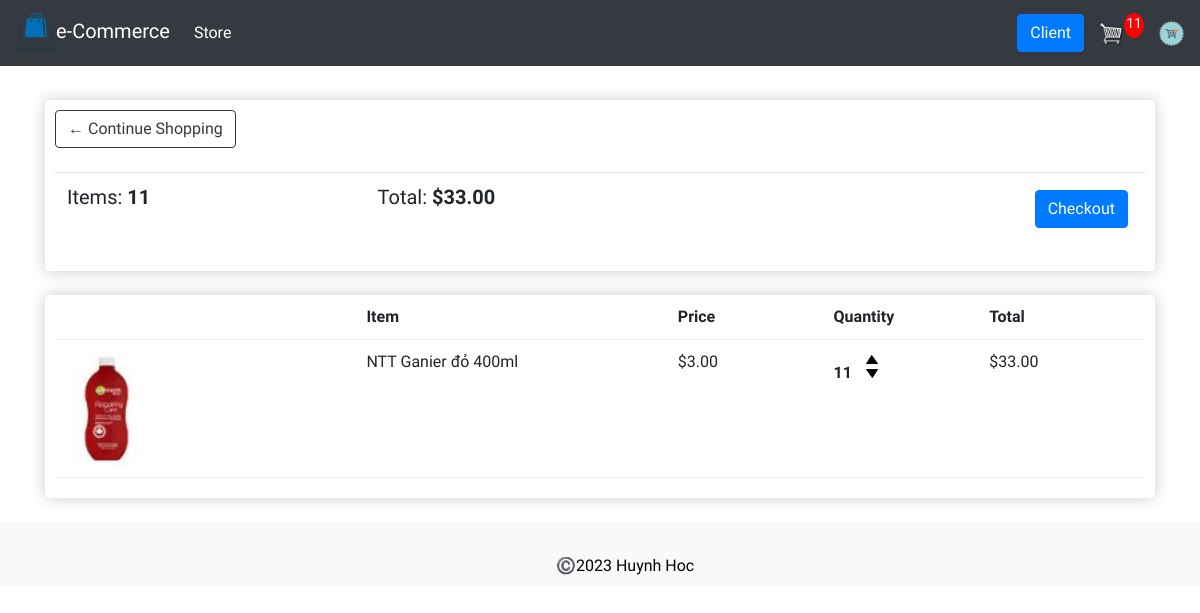
/cart/ (signed in), run on an earlier commit of the app's database.
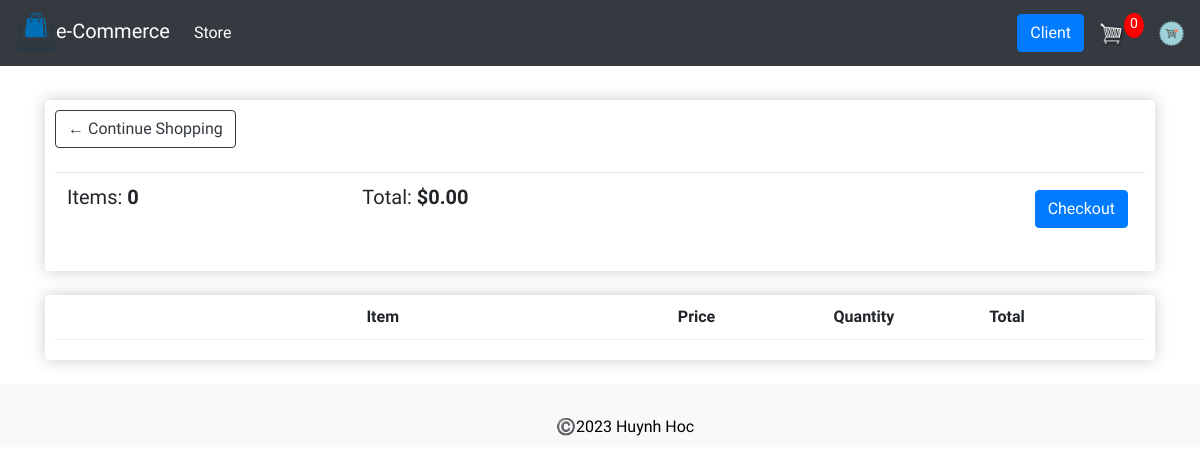
And on a later commit of the database.
### store/models.py (models this page shows, shortened)
class Order(models.Model):
    customer = models.ForeignKey(Customer, on_delete=models.SET_NULL, null=True, blank=True)
    date_order = models.DateTimeField(auto_now_add=True)
    complete = models.BooleanField(default=False, null=True, blank=True)
    transaction_id = models.CharField(max_length=200, null=True)
    @property
    def get_cart_total(self):
        orderitems = self.orderitem_set.all()
        total = sum([item.get_total for item in orderitems])
        return total
    @property
    def get_cart_items(self):
        orderitems = self.orderitem_set.all()
        total = sum([item.quantity for item in orderitems])
        return total

class OrderItem(models.Model):
    product = models.ForeignKey(Product, on_delete=models.SET_NULL, null=True)
    order = models.ForeignKey(Order, on_delete=models.SET_NULL, null=True)
    quantity = models.IntegerField(default=0, null=True, blank=True)
    date_added = models.DateTimeField(auto_now_add=True)
    @property
    def get_total(self):
        total = self.product.price * self.quantity
        return total

class Product(models.Model):
    productId = models.CharField(max_length=20, null=False)
    name = models.CharField(max_length=200, null=False)
    price = models.FloatField(max_length=200, null=True)
    quantity = models.IntegerField(default=0, null=True, blank=True)
    digital = models.BooleanField(default=False, null=True, blank=True)
    image = models.ImageField(null=True, blank=True)
    @property
    def imageURL(self):
        try:
            url = self.image.url
        except Exception as ex:
            print("ex url: ", ex)
            url = ''
        return url

### store/views.py (the view)
# urls.py: path('cart/', views.cart, name="cart"),
def cart(request):
    data = cartData(request)
    cartItems = data['cartItems']
    order = data['order']
    items = data['items']
    context = {'items': items, 'order': order, 'cartItems': cartItems}
    return render(request, 'store/cart.html', context)

### store/utils.py (called while the page is built)
def cartData(request):
    if request.user.is_authenticated:
        customer = request.user.customer
        order, created = Order.objects.get_or_create(customer=customer, complete=False)
        items = order.orderitem_set.all()
        cartItems = order.get_cart_items
    else:
        cookieData = cookieCart(request)
        cartItems = cookieData['cartItems']
        order = cookieData['order']
        items = cookieData['items']
    return {'cartItems': cartItems, 'order': order, 'items': items}

### templates/store/cart.html (shortened to what this page needs)
{% extends 'store/main.html' %}
{% load static %}
{% block content %}
	<div class="row">
		<div class="col-lg-12">
			<div class="box-element">
				<a  class="btn btn-outline-dark" href="{% url 'store' %}">&#x2190; Continue Shopping</a>
				<br>
				<br>
				<table class="table">
					<tr>
						<th><h5>Items: <strong>{{order.get_cart_items}}</strong></h5></th>
						<th><h5>Total:<strong> ${{order.get_cart_total|floatformat:2}}</strong></h5></th>
						<th>
							<a  style="float:right; margin:5px;" class="btn btn-primary" href="{% url 'checkout' %}">Checkout</a>
						</th>
					</tr>
				</table>
			</div>
			<br>
			<div class="box-element">
				<div class="cart-row">
					<div style="flex:2"><strong>Item</strong></div>
					<div style="flex:1"><strong>Price</strong></div>
					<div style="flex:1"><strong>Quantity</strong></div>
					<div style="flex:1"><strong>Total</strong></div>
				</div>
				{% for item in items %}
				<div class="cart-row">
					<div style="flex:2"><img class="row-image" src="{{item.product.imageURL}}"></div>
					<div style="flex:2"><p>{{item.product.name}}</p></div>
					<div style="flex:1"><p>${{item.product.price|floatformat:2}}</p></div>
					<div style="flex:1">
						<p class="quantity">{{item.quantity}}</p>
						<div class="quantity">
							<img data-product="{{item.product.id}}" data-action="add" class="chg-quantity update-cart" src="{% static  'images/arrow-up.png' %}">
							<img data-product="{{item.product.id}}" data-action="remove" class="chg-quantity update-cart" src="{% static  'images/arrow-down.png' %}">
						</div>
					</div>
					<div style="flex:1"><p>${{item.get_total|floatformat:2}}</p></div>
				</div>
				{% endfor %}
			</div>
		</div>
	</div>
{% endblock content %}

What changed in the data, as far as the page shows it:
removed Order: get_cart_items "11", get_cart_total "33.00"
removed OrderItem: product.imageURL (picture), product.name "NTT Ganier đỏ 400ml", product.price "3.00", quantity "11", get_total "33.00"
added Order: get_cart_items "0", get_cart_total "0.00"
Also different on the page:
{{ cartItems }}: "11" → "0"
